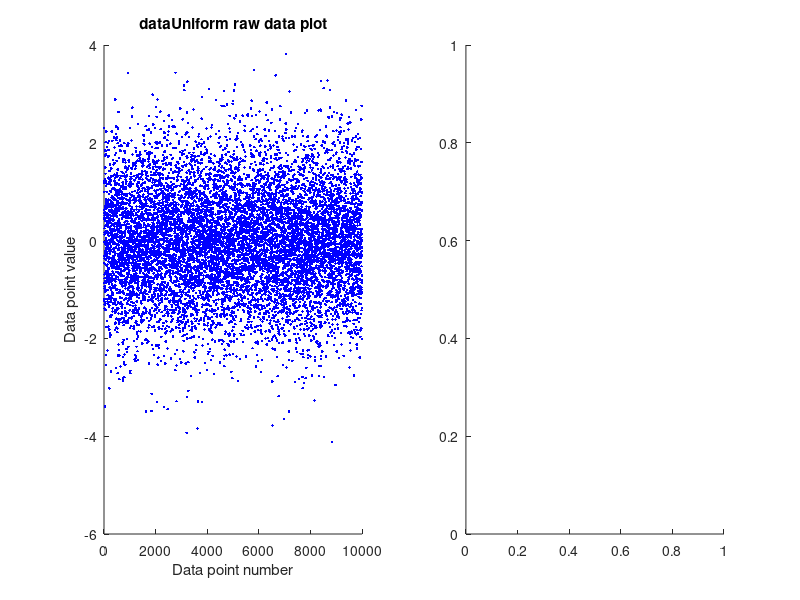

This chart was generated by the following MATLAB code: (Note: this script raises an error after producing the figure.)
 %Number of datapoints
samples = 10000;

%Create a Matrix of 1 X samples (1xn)
dataUniform = randn(1,samples);

%Specify the number of bins
nbins = 400;

%Print the matrix size
message = sprintf('dataUniform Matrix size %d x %d', size(dataUniform,1), size(dataUniform,2));
disp(message);

%Plot data on figure position 1
figure
subplot(1,2,1);
hold on
h = plot(dataUniform,'b.');
set(h,'linewidth',3);
title('dataUniform raw data plot');
xlabel('Data point number');
ylabel('Data point value');

%Plot data on figure position 2
subplot(1,2,2);
hold on
i = histogram(dataUniform,nbins);
title('dataUniform histogram');
xlabel('Data point number');
ylabel('Data point value');


